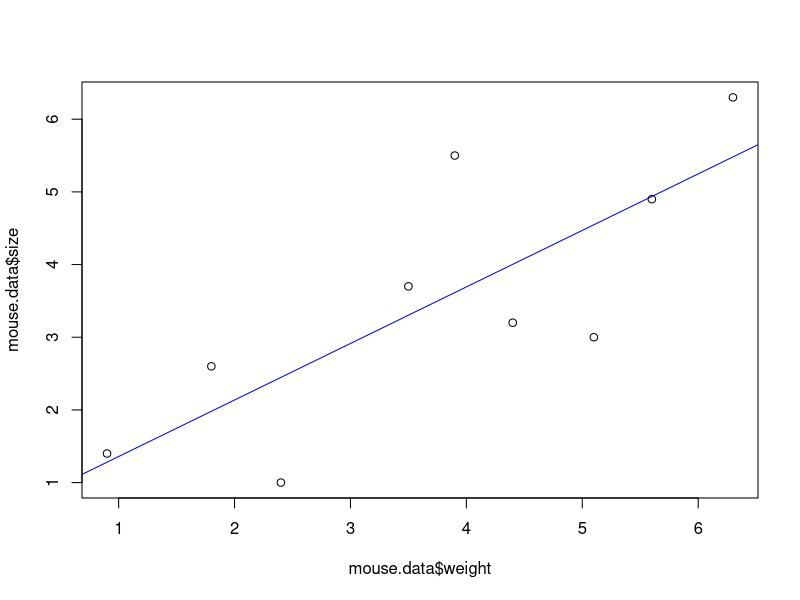

Here is the R script that generated this plot:
mouse.data <- data.frame(weight=c(0.9, 1.8, 2.4, 3.5, 3.9, 4.4, 5.1, 5.6, 6.3), size=c(1.4, 2.6, 1.0, 3.7, 5.5, 3.2, 3.0, 4.9, 6.3))

mouse.regression <- lm(size~weight, data=mouse.data)

summary(mouse.regression)

plot(mouse.data$weight, mouse.data$size)
abline(mouse.regression, col="blue")